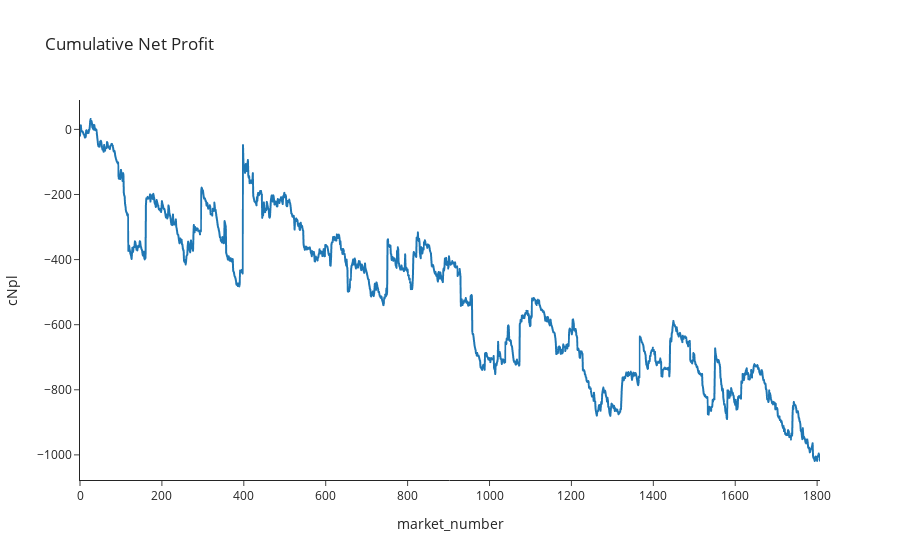

Notebook code for this chart:
### Code cell
bet_eval_chart_cPl(bets)

### Figure 1 — Plotly figure (JSON) as saved in the notebook; plotly's stock layout.template omitted (floating-point values rounded to 4 significant figures; data arrays with more than 128 entries replaced by an {"elided": "..."} marker saying what was removed)
{"data": [{"hovertemplate": "market_number=%{x}<br>cNpl=%{y}<extra></extra>", "legendgroup": "", "line": {"color": "#1F77B4", "dash": "solid"}, "mode": "lines", "name": "", "showlegend": false, "type": "scattergl", "x": {"elided": "1808 int values"}, "xaxis": "x", "y": {"elided": "1808 float values"}, "yaxis": "y"}], "layout": {"legend": {"tracegroupgap": 0}, "title": {"text": "Cumulative Net Profit"}, "xaxis": {"anchor": "y", "domain": [0, 1], "title": {"text": "market_number"}}, "yaxis": {"anchor": "x", "domain": [0, 1], "title": {"text": "cNpl"}}}}
